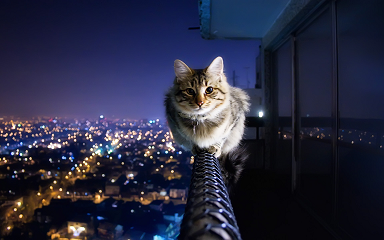
#> input picture uncompressed_cat2.png, 384 x 240 px
$ python filters.py
#> lines starting #> are read from the running program, lines starting #| are printed output that depends on the picture; after the words box and inside, x2 and y2 are one past the last pixel; in counts of white or black regions, pixels touching at a corner belong together
from PIL import *
from PIL import Image
import numpy as np

def main():
    img = readPILimg()
    arr = PIL2np(img)
    print(arr)

    my_filter = np.array([[-1, 0, 1 ], [-1, 0, 1 ], [-1, 0, 1]])
    im_out = convolve(arr,my_filter) # 3. foto çıkıyor arrayı burası.
    print("Photo 4:")
    print(im_out)

    im_out = threshold(im_out, 60, 0, 100)
    new_img = np2PIL(im_out)
    new_img.show()


def readPILimg():
    # img dosyasının konumunu belirler.
    img = Image.open("uncompressed_cat2.png")
#> img is the input picture: PIL image 384x240 RGBA; mean R, G, B, A 41, 42.6, 65.3, 255
    # dosyanın içeriğini gösterir.
    img.show()
    # look at the function.
    img_gray = color2gray(img)
    print("Photo 2:")
    img_gray.show()
    img_gray.save("newImg",'png')
    #Return a resized copy of this img.
    new_img = img.resize((256,256))
    new_img.show()
    return img_gray

#converte the file
def color2gray(img):
    #returns converted copy of this image.For the "P" mode,
    #this method translates pixels through the palette.
    img_gray = img.convert('L')
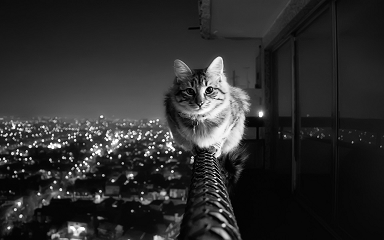
#> img_gray: PIL image 384x240 L; min 0, max 255, mean 44.7
#> in readPILimg, `new_img = img.resize((256,256))`:
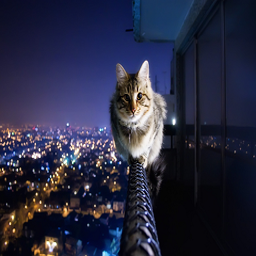
#> new_img: PIL image 256x256 RGBA; mean R, G, B, A 41, 42.6, 65.3, 255
    return img_gray

#arraya kaydetme
def PIL2np(img):
    #img.size yi dizi gibi düşün ilk elemanı[0] rows,
    # ikinci elemanı [1] column
    nrows = img.size[0]
#> nrows = 384
    ncols = img.size[1]
#> ncols = 240
    print("nrows, ncols : ", nrows, ncols)
#| nrows, ncols :  384 240
#> (printed output is left out)
    #array oluşturup değerleri içeri alır 2 D
    imgarray = np.array(img.convert("L"))
    return imgarray

def np2PIL(im):
    print("size of arr: ",im.shape)
    img = Image.fromarray(np.uint8(im))
    return img

def convolve(im,filter):
    (nrows, ncols) = im.shape
#> nrows = 240; ncols = 384
    (k1,k2) = filter.shape
    k1h = int((k1 -1) / 2)
    k2h = int((k2 -1) / 2)
    #np.zeros() Return a new array of given shape and type, filled with zeros.
    im_out = np.zeros(shape = im.shape)
    print("image size , filter size ", nrows, ncols, k1, k2)
#| image size , filter size  240 384 3 3
    for i in range(1, nrows - 1):
        for j in range(1, ncols - 1):
            sum = 0.
            for l in range(-k1h, k1h + 1):
                for m in range(-k2h, k2h + 1 ):
                    sum += im[i - l][j - m] * filter[l][m]
            im_out[i][j] = sum
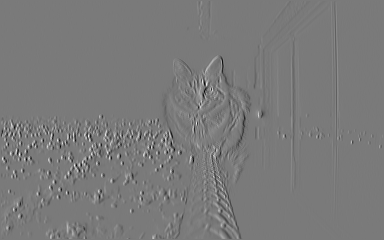
#> im_out: shape (240, 384) float64; min -509, max 551, mean -0.1; drawn with min black and max white
#> (printed output is left out)
    return im_out

def threshold(im,T, LOW, HIGH):
#> called with T = 60, LOW = 0, HIGH = 100
    (nrows, ncols) = im.shape
#> nrows = 240; ncols = 384
    for i in range(nrows):
        for j in range(ncols):
            if abs(im[i][j]) <  T :
                im[i][j] = LOW
            else:
                im[i][j] = HIGH
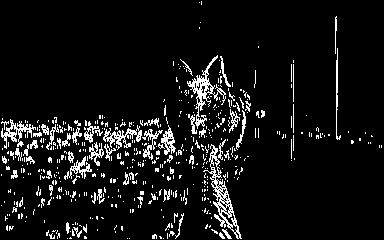
#> im: shape (240, 384) float64; values 0 (black) and 100 (white), 7.9% white in thin lines or dots
    return im


if __name__=='__main__':
    main()
#| size of arr:  (240, 384)
